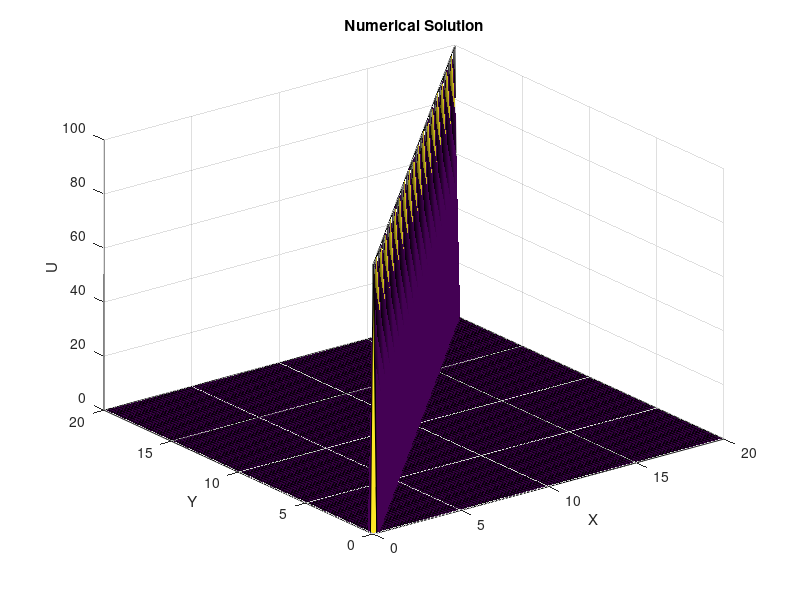

This chart was generated by the following MATLAB code:
clc
clear
close all

c = 1; %speed of water in m/s

xmin = 0;
xmax = 20;
nx = 100; %number of datapoints

ymin = 0;
ymax = 20;
ny = nx; %making it a square makes some off the plotting later easier

tmax = 2;%no t min, as starting at 0
nt = nx;

dx = (xmax - xmin)/(nx-1);
dy = (ymax - ymin)/(ny-1);
dt = (tmax)/(nt-1);

x = xmin:dx:xmax;
y = ymin:dy:ymax;
t = 0:dt:tmax;


u = zeros(nx,ny,nt);


for i = 1:nx %just messing about with loops atm
    u(i,i,1) = nx;
end

surf(x,y,u(1:100,1:100,1)) %plotting the plane at t=0
title('Numerical Solution')
xlabel('X')
ylabel('Y')
zlabel("U")
